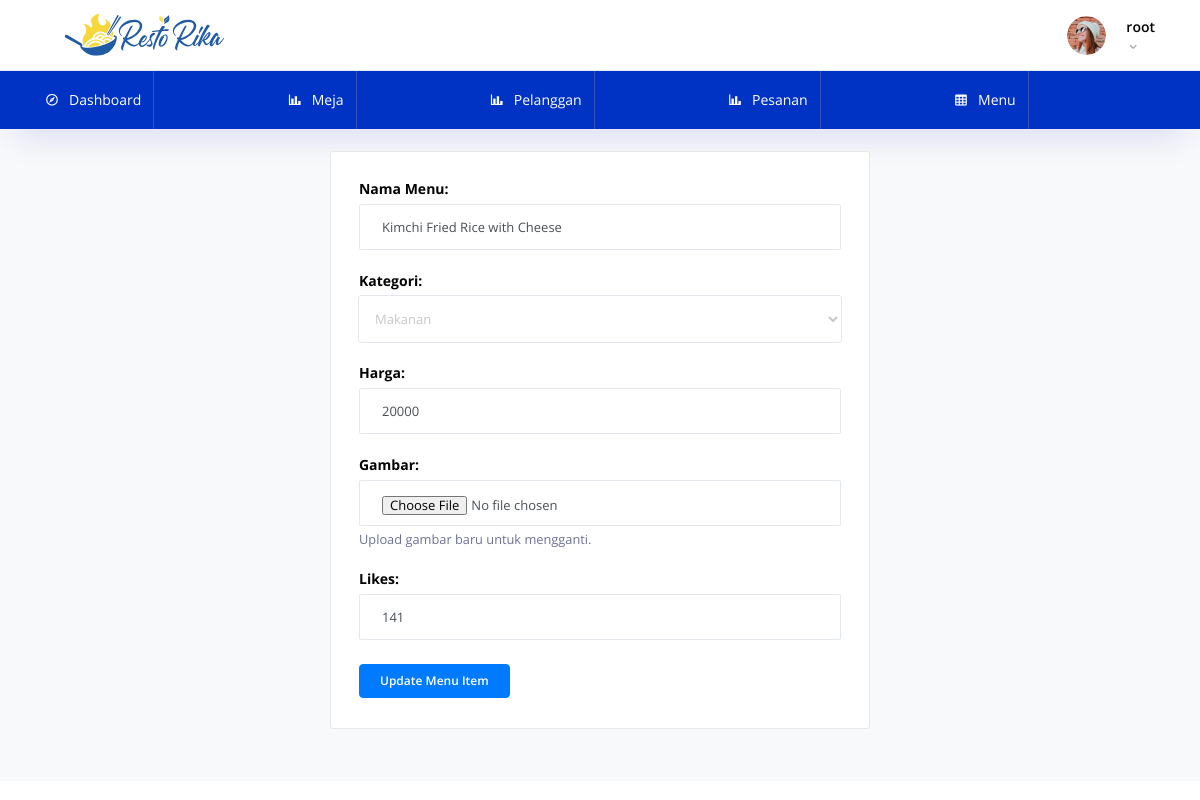
/admin/menu/edit.php?id=1, run on the app's committed database.
### tables this page shows
CREATE TABLE `menu` (
  `id_menu` int(11) NOT NULL,
  `nama_menu` varchar(255) NOT NULL,
  `kategori` enum('Makanan','Minuman') NOT NULL,
  `harga` int(10) NOT NULL,
  `gambar` varchar(255) NOT NULL,
  `likes` int(11) DEFAULT 0,
  `waktu` timestamp NOT NULL DEFAULT current_timestamp() ON UPDATE current_timestamp()
);

### admin/menu/edit.php (the view, shortened to what this page needs)
<?php
include '../koneksi.php';
$id_menu = $_GET['id'];
$sql = "SELECT * FROM menu WHERE id_menu = ?";
$stmt = $conn->prepare($sql);
$stmt->bind_param("i", $id_menu);
$stmt->execute();
$result = $stmt->get_result();
$row = $result->fetch_assoc();
?>
<!DOCTYPE html>
<html lang="en">
<head>
    <link rel="stylesheet" href="../assets/vendors/mdi/css/materialdesignicons.min.css">
    <link rel="stylesheet" href="../assets/vendors/flag-icon-css/css/flag-icon.min.css">
    <link rel="stylesheet" href="../assets/vendors/css/vendor.bundle.base.css">
    <link rel="stylesheet" href="../assets/css/demo_2/style.css" />
</head>
<body>
<div class="container-scroller">
    <?php include '../partials/_navbar.php'; ?>
    <div class="container-fluid page-body-wrapper">
        <div class="main-panel">
            <div class="content-wrapper">
                <div class="row justify-content-center">
                    <div class="grid-margin stretch-card col-md-6">
                        <div class="card">
                            <div class="card-body">
                                <form method="POST" enctype="multipart/form-data">
                                    <div class="form-group">
                                        <label for="nama_menu">Nama Menu:</label>
                                        <input type="text" class="form-control" id="nama_menu" name="nama_menu" value="<?= $row['nama_menu']; ?>" required>
                                    </div>
                                    <div class="form-group">
                                        <label for="kategori">Kategori:</label>
                                        <select class="form-control" id="kategori" name="kategori" required>
                                            <option value="Makanan" <?= ($row['kategori'] == 'Makanan') ? 'selected' : ''; ?>>Makanan</option>
                                        </select>
                                    </div>
                                    <div class="form-group">
                                        <label for="harga">Harga:</label>
                                        <input type="number" step="0.01" class="form-control" id="harga" name="harga" value="<?= $row['harga']; ?>" required>
                                    </div>
                                    <div class="form-group">
                                        <label for="gambar">Gambar:</label>
                                        <input type="file" class="form-control" id="gambar" name="gambar" accept="image/*">
                                        <small class="form-text text-muted">Upload gambar baru untuk mengganti.</small>
                                    </div>
                                    <div class="form-group">
                                        <label for="likes">Likes:</label>
                                        <input type="number" class="form-control" id="likes" name="likes" value="<?= $row['likes']; ?>">
                                    </div>
                                    <button type="submit" class="btn btn-primary">Update Menu Item</button>
                                </form>
                            </div>
                        </div>
                    </div>
                </div>
            </div>
        </div>
    </div>
</div>
</body>
</html>

### admin/menu/edit.php (style rules this page uses)
.content-wrapper { background: #f8f9fa; padding: 2rem; }
.form-group { margin-bottom: 1.5rem; }
label { font-weight: bold; }
.btn-primary { background-color: #007bff; border-color: #007bff; }

### data on the page
menu: nama_menu "Kimchi Fried Rice with Cheese", kategori "Makanan", harga "20000", likes "141"

### other printed values
$username "root"
